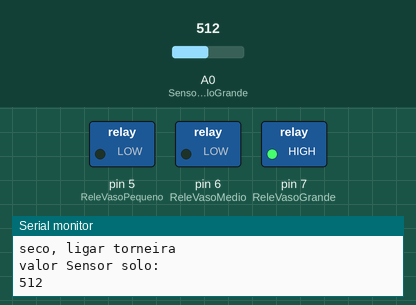
Recording of a sketch running on a simulated Arduino Uno, built with avr-gcc and run on an emulated ATmega328P. Shown: switched loads named in the sketch (green lamp = pin HIGH), the last lines printed to the serial monitor. The test bench sets the inputs (shaded band); at power-on: A0 (SensorSoloGrande) = 512.

Above: at 11.4 s.
11.5 s: A0 (SensorSoloGrande) set to 438
22.4 s: A0 (SensorSoloGrande) set to 415
At 32.3 s:
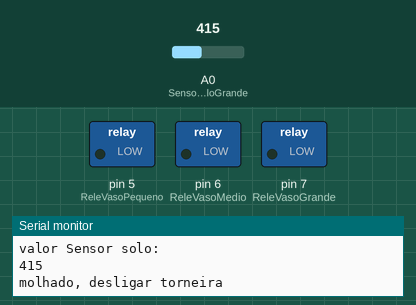
33.3 s: A0 (SensorSoloGrande) set to 440
At 34.9 s:
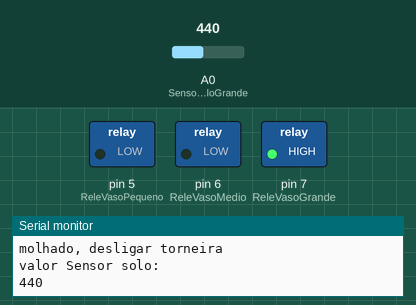
43.9 s: A0 (SensorSoloGrande) set to 420
At 45.4 s:
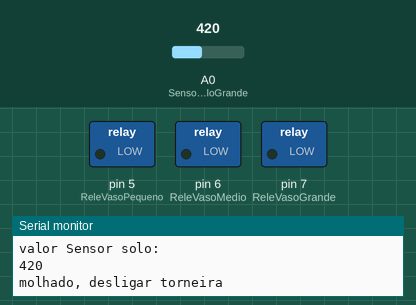
Timing chart, 0 to 46.9 s (numbered marks = the images above; inputs shaded):
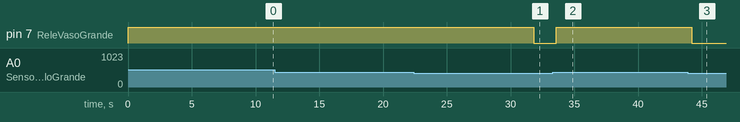

The sketch:

irrigacao.ino
```cpp
int ReleVasoGrande = 7;         //variável que indica que conectamos o pino do relê na porta digital 7
int ReleVasoMedio = 6;         //variável que indica que conectamos o pino do relê na porta digital 6
int ReleVasoPequeno = 5;         //variável que indica que conectamos o pino do relê na porta digital 5
int SensorSoloGrande = A0;  //variável que indica que conectamos o pino do sensor de umidade na porta analógica A0
int SensorSoloMedio = A1;  //variável que indica que conectamos o pino do sensor de umidade na porta analógica A1

int contador = 0;

//Variável para definirmos o valor máximo molhado.
//Para verificar o seu valor, digite após o símbolo "=" o valor máximo quando o sensor estiver dentro do vaso ou água.
int valorUmidadeSoloGrande = 430; //vou calibrar ainda
int valorUmidadeSoloMedio = 430; //vou calibrar ainda


//Digite aqui o valor máximo quando o sensor estiver dentro do vaso ou água.
int valorMaximoMolhado = 430;

// A função setup é executada uma vez só
void setup() {

  //inicia a leitura da porta Serial
  Serial.begin(9600);

  pinMode(ReleVasoGrande, OUTPUT);        //Define o pino do relê como saída, pois iremos enviar um comando pra ele.
  pinMode(SensorSoloGrande, INPUT);   //Define o pino do sensor de umidade como entrada, pois iremos ler o resultado dele.

  pinMode(ReleVasoMedio, OUTPUT);        //Define o pino do relê como saída, pois iremos enviar um comando pra ele.
  pinMode(SensorSoloMedio, INPUT);   //Define o pino do sensor de umidade como entrada, pois iremos ler o resultado dele.

  pinMode(ReleVasoPequeno, OUTPUT);        //Define o pino do relê como saída, pois iremos enviar um comando pra ele.


}

// A função loop fica sendo executada de maneira contínua
void loop() {


  //leitura do sensor solo grande
  lerSensorSolo(SensorSoloGrande, valorUmidadeSoloGrande, ReleVasoGrande);

  //leitura do sensor solo médio
//  lerSensorSolo(SensorSoloMedio, valorUmidadeSoloMedio, ReleVasoMedio);


if (contador == 6000){
    ligarTorneira(ReleVasoPequeno);
  }

  //aguarda 60 segundos
  delay (600);

  contador = contador + 1;


}

void ligarTorneira(int parametroReleTorneira){

  digitalWrite(parametroReleTorneira, HIGH);

  delay(10000);
}

void desligarTorneira(int parametroReleTorneira){

  digitalWrite(parametroReleTorneira, LOW);

}

void lerSensorSolo(int parametroSensorSolo, int parametroValorUmidade, int parametroRele){

  int valorSensorSolo;

  valorSensorSolo = analogRead(parametroSensorSolo);

  //Mostra o valor da porta analogica no serial monitor
  Serial.println("valor Sensor solo: ");
  Serial.println(valorSensorSolo);
  Serial.println("");

  //se a leitura do solo for maior que o valor máximo molhado (450), significa que está seco
  if (valorSensorSolo > parametroValorUmidade){
    //ligar relê da torneira
    ligarTorneira(parametroRele);

    Serial.println("seco, ligar torneira");
    Serial.println("");
  }
  //se a leitura do solo for menor que o valor máximo molhado (350), significa que está molhado
  else if (valorSensorSolo < parametroValorUmidade){
    //desligar relê da torneira
    desligarTorneira(parametroRele);

    Serial.println("molhado, desligar torneira");
    Serial.println("");
  }
}
```

Measured:
- the behaviour switches between 430 and 429 on A0 (SensorSoloGrande) (found by bisection; images 0 and 1)
- after the input at 22.4 s, pin 7 (ReleVasoGrande): HIGH → LOW after 9.4 s
- after the input at 33.3 s, pin 7 (ReleVasoGrande): LOW → HIGH after 0.31 s
- after the input at 43.9 s, pin 7 (ReleVasoGrande): HIGH → LOW after 0.31 s
